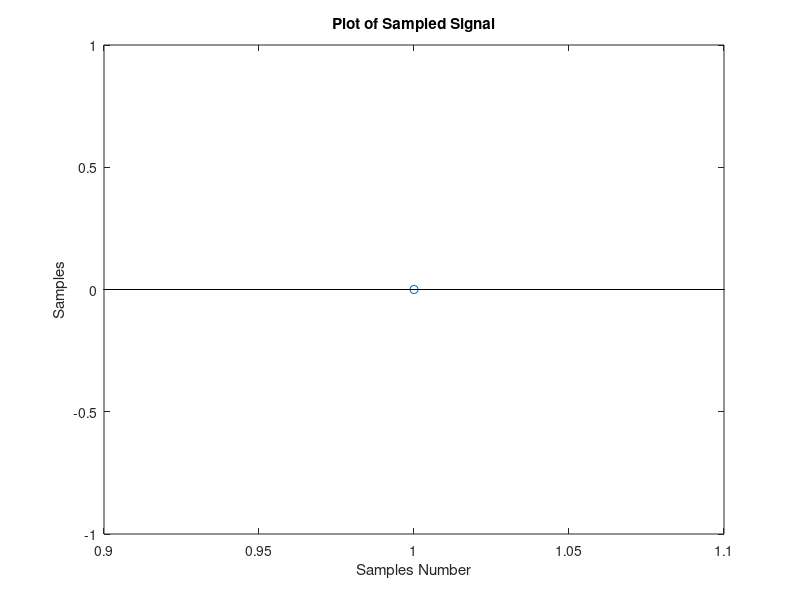
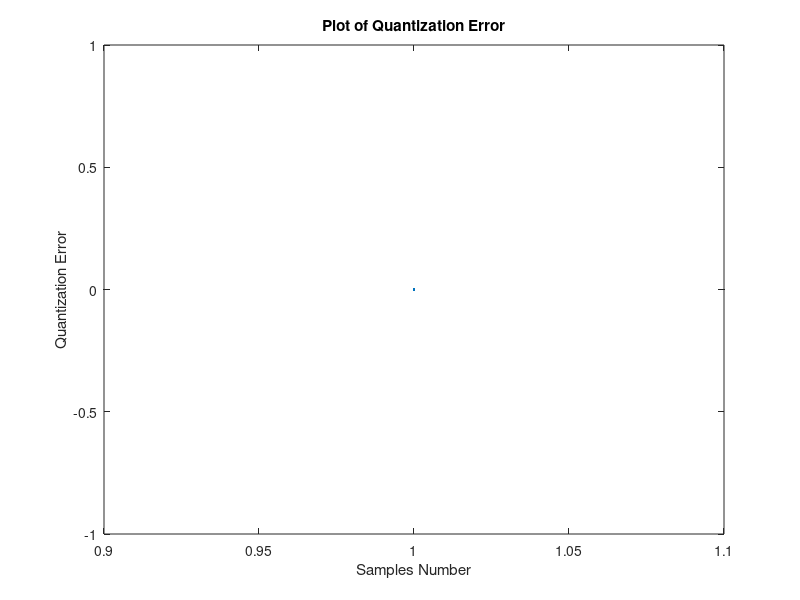

These figures' MATLAB source, in order:
%Write Matlab program to study the quantization process of sinusoid signals.

disp('Generate 0.02-second sine wave of 100 Hz');
amp= input('Enter the amplitude of sinusoidal signal = ');
fs = input('Enter the Sampling Frequency = ');
T = 1/fs; % Sampling interval
t = 0:T:0.02; % Duration of 0.02 second
sig1=amp* sin (2*pi*100.*t);
min_sig=min(sig1);
max_sig=max(sig1);
sig = amp* sin (2*pi*100.*t); % Generate the sinusoid
nbits= input('enter the number of bits quantizer = ');
quint_level=2^nbits; % midrise type quantizer
s=(max_sig-min_sig)/quint_level;
for j=min_sig:s:max_sig
sig(sig<=j+s & sig>=j)=((2*j)+s)/2;
end
figure
stem(sig);
title('Plot of Sampled Signal')
xlabel('Samples Number')
ylabel('Samples')
figure
qun_error=sig1-sig;
plot(qun_error);
title('Plot of Quantization Error')
xlabel('Samples Number')
ylabel('Quantization Error')
